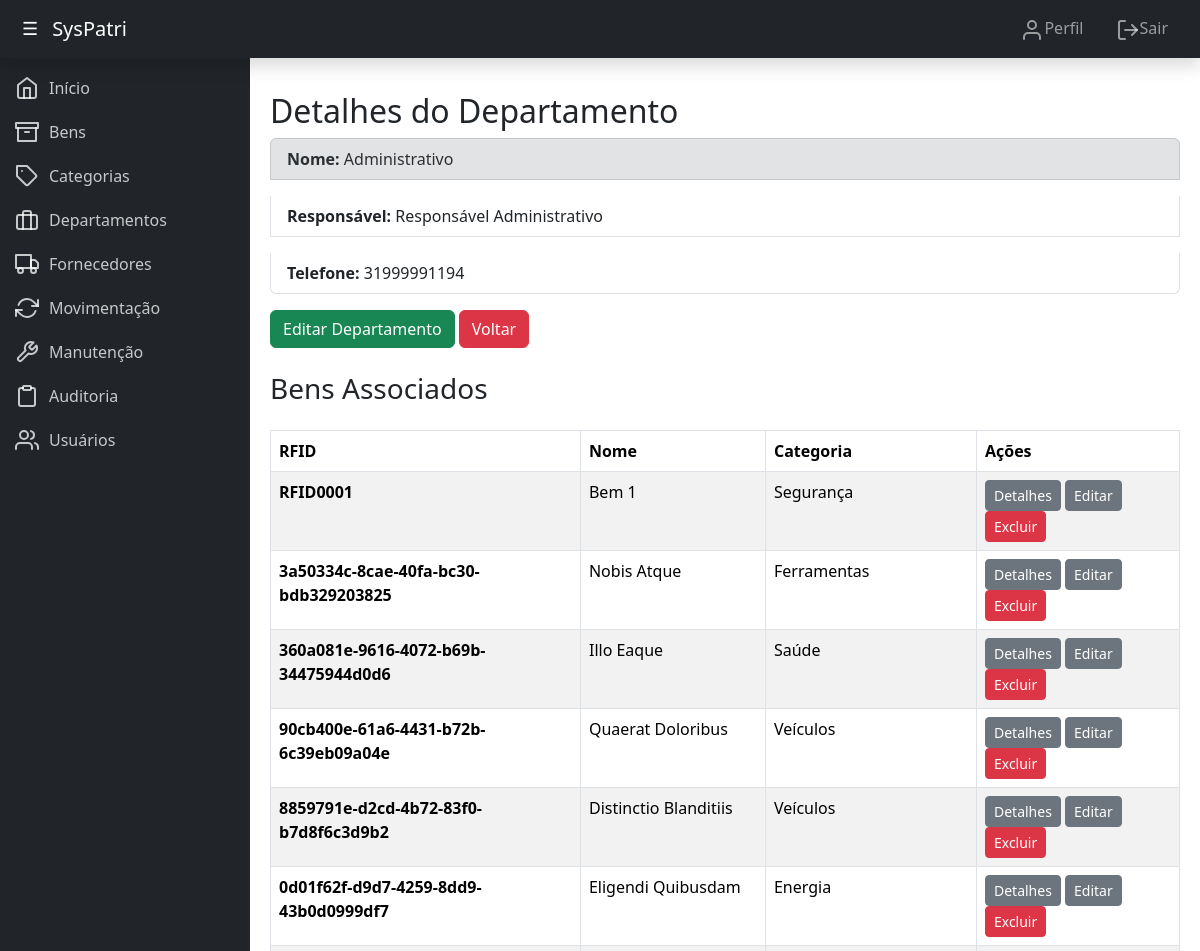
/patrimonio/departamentos/detalhes/10/ (signed in, upper part), run on an earlier commit of the app's database.
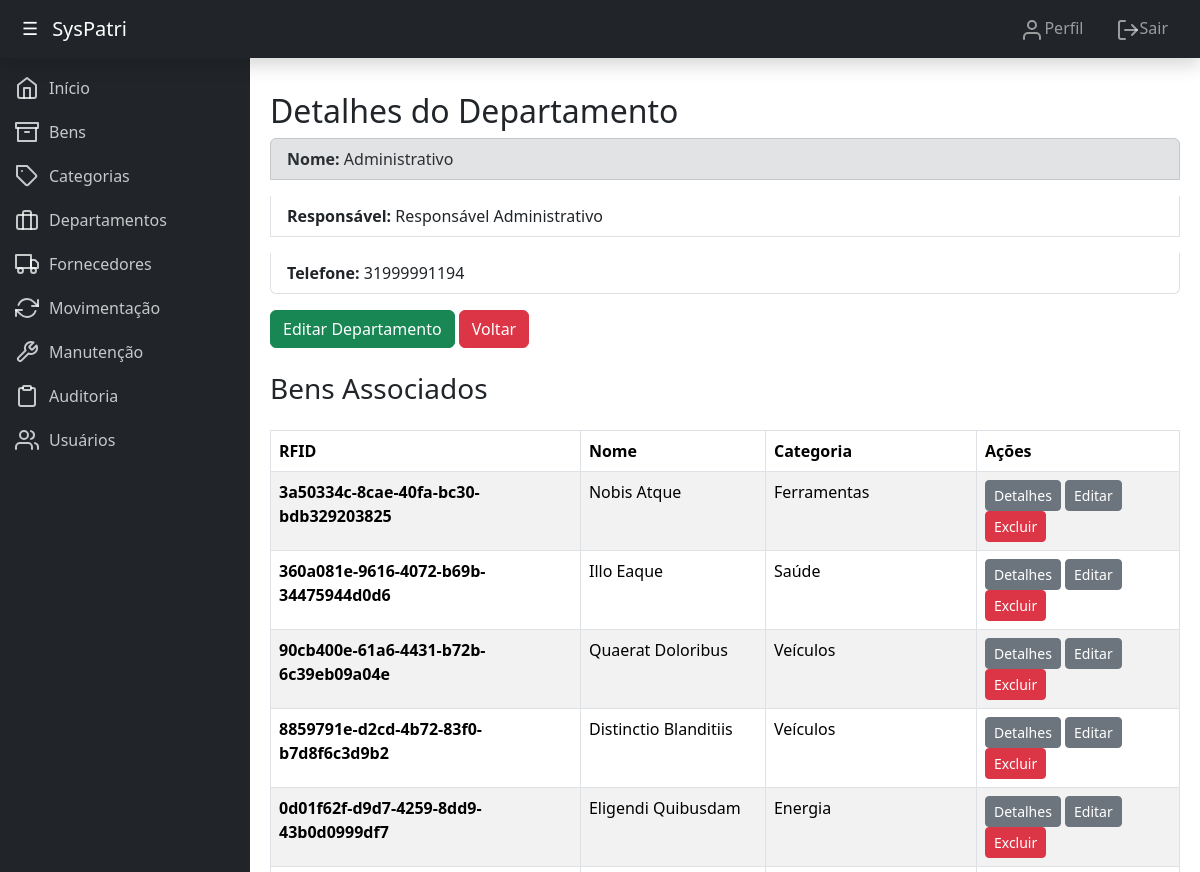
And on a later commit of the database.
### patrimonio/models.py (models this page shows, shortened)
class Bem(models.Model):
    nome = models.CharField(max_length=100, verbose_name="Nome")
    descricao = models.TextField(blank=True, null=True, verbose_name="Descrição")
    categoria = models.ForeignKey(Categoria, on_delete=models.SET_NULL, null=True, verbose_name="Categoria")
    departamento = models.ForeignKey(Departamento, on_delete=models.SET_NULL, null=True, verbose_name="Departamento")
    fornecedor = models.ForeignKey(Fornecedor, on_delete=models.SET_NULL, null=True, verbose_name="Fornecedor")
    data_aquisicao = models.DateField(verbose_name="Data de Aquisição")
    valor = models.DecimalField(max_digits=10, decimal_places=2, verbose_name="Valor")
    rfid = models.CharField(max_length=50, unique=True, verbose_name="RFID")
    status = models.CharField(max_length=20, choices=[('ativo', 'Ativo'), ('inativo', 'Inativo')], default='ativo', verbose_name="Status")
    class Meta:
        verbose_name = "Bem"
        verbose_name_plural = "Bens"

class Categoria(models.Model):
    nome = models.CharField(max_length=100, verbose_name="Nome")
    descricao = models.TextField(blank=True, null=True, verbose_name="Descrição")
    class Meta:
        verbose_name = "Categoria"
        verbose_name_plural = "Categorias"

### patrimonio/views.py (the view)
# urls.py: path('departamentos/detalhes/<int:pk>/', views.detalhes_departamento, name='detalhes_departamento'),
@login_required
def detalhes_departamento(request, pk):
    departamento = get_object_or_404(Departamento, pk=pk)
    bens = Bem.objects.filter(departamento=departamento)  # Filtra os bens do departamento
    context = {
        'departamento': departamento,
        'bens': bens,  # Passa os bens para o template
    }
    return render(request, 'detalhes_departamento.html', context)

### patrimonio/templates/detalhes_departamento.html (shortened to what this page needs)
{% extends 'base.html' %}
{% block content %}
    <h2>Detalhes do Departamento</h2>
    <ul class="list-group">
        <p class="list-group-item list-group-item-secondary"><strong>Nome:</strong> {{ departamento.nome }}</p>
        <p class="list-group-item"><strong>Responsável:</strong> {{ departamento.responsavel }}</p>
        <p class="list-group-item"><strong>Telefone:</strong> {{ departamento.telefone }}</p>
    </ul>
    <a class="btn btn-success" href="{% url 'atualizar_departamento' departamento.pk %}">Editar Departamento</a>
    <a class="btn btn-danger" href="{% url 'listar_departamentos' %}">Voltar</a>
    <h3 class="mb-4 mt-4">Bens Associados</h3>
    {% if bens %}
        <table class="table table-striped table-bordered">
            <thead>
                <tr>
                    <th>RFID</th>
                    <th>Nome</th>
                    <th>Categoria</th>
                    <th class="w-auto">Ações</th>
                </tr>
            </thead>
            <tbody>
                {% for bem in bens %}
                    <tr>
                        <td><strong>{{ bem.rfid }}</strong></td>
                        <td>{{ bem.nome }}</td>
                        <td>{{ bem.categoria.nome }}</td>
                        <td class="w-auto">
                            <a class="btn btn-secondary btn-sm" href="{% url 'detalhes_bem' bem.pk %}">Detalhes</a>
                            <a class="btn btn-secondary btn-sm" href="{% url 'atualizar_bem' bem.pk %}">Editar</a>
                            <a class="btn btn-danger btn-sm" href="{% url 'excluir_bem' bem.pk %}" onclick="return confirm('Tem certeza que deseja excluir este bem?');">Excluir</a>
                        </td>
                    </tr>
                {% endfor %}
            </tbody>
        </table>
    {% else %}
        <div class="alert alert-info" role="alert">
            Nenhum bem associado a este departamento.
        </div>
    {% endif %}
{% endblock %}

What changed in the data, as far as the page shows it:
removed Bem: rfid "RFID0001", nome "Bem 1", categoria.nome "Segurança"
